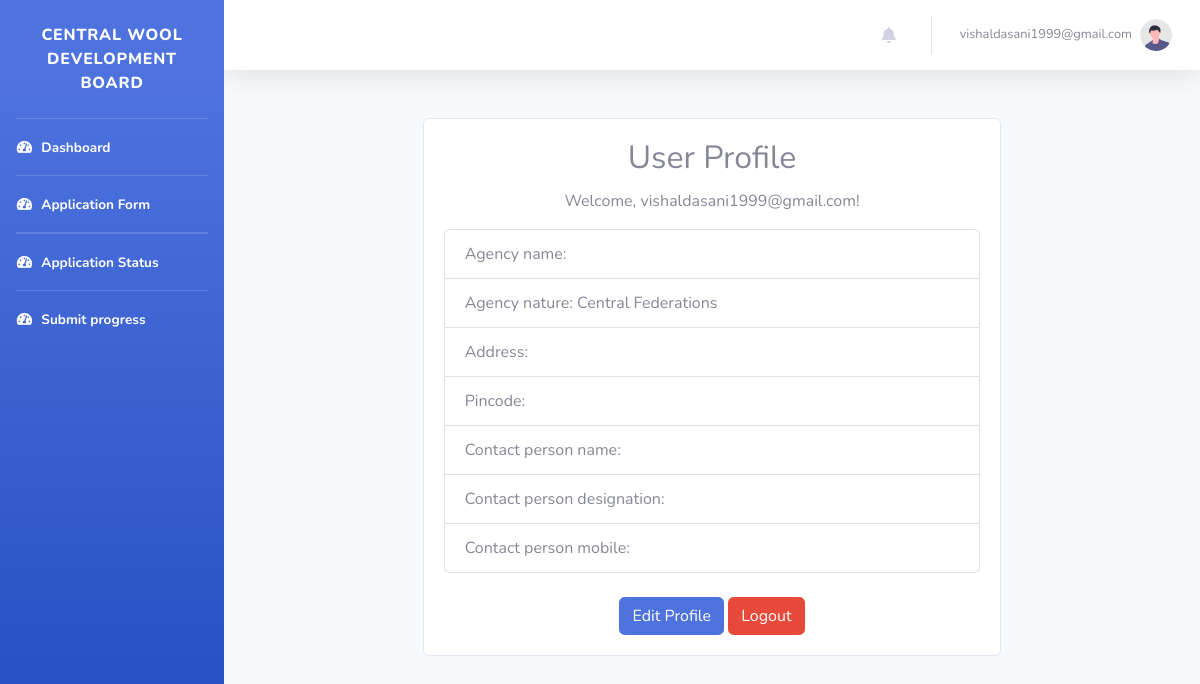
/dashboard/profile/ (signed in), run on the app's committed database.
### authapp/models.py (models this page shows, shortened)
class CustomUser(AbstractBaseUser, PermissionsMixin):
    AGENCY_NATURE_CHOICES = [
        ("Central Federations", "Central Federations"),
        ("State Federations", "State Federations"),
        ("Central Sheep & Wool Boards", "Central Sheep & Wool Boards"),
        ("State Sheep & Wool Boards", "State Sheep & Wool Boards"),
        ("UT Govt. Sheep & Wool Boards", "UT Govt. Sheep & Wool Boards"),
        ("UT Govt. Sheep & Wool Federations", "UT Govt. Sheep & Wool Federations"),
        ("State Govt. Corporations Federations", "State Govt. Corporations Federations"),
        ("Central Departments", "Central Departments"),
        ("State Departments", "State Departments"),
        ("UT Statutory Departments", "UT Statutory Departments"),
        ("Autonomous and Advisory Bodies Departments", "Autonomous and Advisory Bodies Departments"),
        ("State Cooperative Departments", "State Cooperative Departments"),
        ("UT Cooperative Departments", "UT Cooperative Departments"),
        ("Central Govt Cooperative Departments", "Central Govt Cooperative Departments"),
        ("Central Govt Animal Husbandry Department", "Central Govt Animal Husbandry Department"),
        ("State Govt. Animal Husbandry Department", "State Govt. Animal Husbandry Department"),
        ("UT Animal Husbandry Department", "UT Animal Husbandry Department"),
        ("State Industries Department", "State Industries Department"),
        ("Central Industries Department", "Central Industries Department"),
        ("UT Industries Department", "UT Industries Department"),
        ("Central Organizations", "Central Organizations"),
        ("State Organizations", "State Organizations"),
        ("UT Government Organizations", "UT Government Organizations"),
        ("Universities of State", "Universities of State"),
        ("Universities of Central Govt", "Universities of Central Govt"),
        ("Universities of UT", "Universities of UT"),
        ("Govt. marketing event organizers", "Govt. marketing event organizers"),
        ("Central Research & Development Institutions", "Central Research & Development Institutions"),
        ("State Research & Development Institutions", "State Research & Development Institutions"),
        ("UT Govts. Autonomous Research & Development Institutions", "UT Govts. Autonomous Research & Development Institutions"),
        ("Statutory Bodies Research & Development Institutions", "Statutory Bodies Research & Development Institutions"),
        ("Textiles Research Associations (TRAs)", "Textiles Research Associations (TRAs)"),
    ]
    is_staff = models.BooleanField(default=False)
    is_active = models.BooleanField(default=True)
    date_joined = models.DateTimeField(default=timezone.now)
    agency_name = models.CharField(max_length=100,blank=False,null=False,default="")
    agency_nature = models.CharField(
        max_length=56, choices=AGENCY_NATURE_CHOICES, default='Central Federations')
    registration_number = models.CharField(max_length=255, blank=True, null=True)
    address = models.TextField(default="",blank=False,null=False)
    pincode = models.CharField(max_length=10,blank=False,null=False,default="")
    contact_person_name = models.CharField(max_length=255,blank=False,null=False,default="")
    contact_person_designation = models.CharField(max_length=255,blank=False,null=False,default="")
    email = models.EmailField(_("email address"), unique=True,default="")
    contact_person_mobile = models.CharField(max_length=15,blank=False,null=False,default="")
    USERNAME_FIELD = "email"
    REQUIRED_FIELDS = []
    objects = CustomUserManager()

### authapp/views.py (the view)
# urls.py: path('dashboard/profile/', UserProfileView.as_view(), name='user_profile'),
@method_decorator(login_required, name='dispatch')
class UserProfileView(View):
    template_name = 'registration/user_profile.html'
    def get(self, request, *args, **kwargs):
        user = request.user
        return render(request, self.template_name, {'user': user})

### templates/registration/user_profile.html (shortened to what this page needs)
{% extends 'base_dashboard.html' %}
{% block content %}
  <div class="container mt-5">
    <div class="row">
      <div class="col-md-8 offset-md-2">
        <div class="card mx-auto text-center">
          <div class="card-body">
            <h2 class="card-title">User Profile</h2>
            <p class="card-text">Welcome, {{ user.email }}!</p>
            <ul class="list-group text-left">
              <li class="list-group-item">Agency name: {{ user.agency_name }}</li>
              <li class="list-group-item">Agency nature: {{ user.agency_nature }}</li>
              <li class="list-group-item">Address: {{ user.address }}</li>
              <li class="list-group-item">Pincode: {{ user.pincode }}</li>
              <li class="list-group-item">Contact person name: {{ user.contact_person_name }}</li>
              <li class="list-group-item">Contact person designation: {{ user.contact_person_designation }}</li>
              <li class="list-group-item">Contact person mobile: {{ user.contact_person_mobile }}</li>
            </ul>
            <br>
            <a class="btn btn-primary" href="{% url 'authapp:edit_profile' %}">Edit Profile</a>
            <a class="btn btn-danger" href="{% url 'authapp:logout' %}">Logout</a>
          </div>
        </div>
      </div>
    </div>
  </div>
{% endblock %}

### templates/base_dashboard.html (shortened to what this page needs)
{% load static %}
<!DOCTYPE html>
<html lang="en">
<head>
    <link href="{%static 'css/user_dashboard/all.min.css'%}" rel="stylesheet" type="text/css">
        <link rel="stylesheet" href="https://cdnjs.cloudflare.com/ajax/libs/font-awesome/5.15.3/css/all.min.css">
    <link href="{%static 'css/user_dashboard/sb-admin-2.min.css'%}" rel="stylesheet">
</head>
<body id="page-top">
    <div id="wrapper">
        <ul class="navbar-nav bg-gradient-primary sidebar sidebar-dark accordion" id="accordionSidebar">
             <br>
            <a class="sidebar-brand d-flex align-items-center justify-content-center" href="index.html">
                <div class="sidebar-brand-text mx-sm-2">Central Wool Development Board</div>
            </a>
            <br>
            <hr class="sidebar-divider my-0">
            <li class="nav-item active">
                <a class="nav-link" href="{% url 'authapp:dashboard' %}">
                    <i class="fas fa-fw fa-tachometer-alt"></i>
                    <span>Dashboard</span></a>
            </li>
             <hr class="sidebar-divider my-0">
             <li class="nav-item active">
                <a class="nav-link" href="{% url 'authapp:submit_proposal' %}">
                    <i class="fas fa-fw fa-tachometer-alt"></i>
                    <span>Application Form</span></a>
            </li>
             <hr class="sidebar-divider my-0">
             <hr class="sidebar-divider my-0">
             <li class="nav-item active">
                <a class="nav-link" href="{% url 'authapp:proposal_status' %}">
                    <i class="fas fa-fw fa-tachometer-alt"></i>
                    <span>Application Status</span></a>
            </li>
            <hr class="sidebar-divider my-0">
             <li class="nav-item active">
                <a class="nav-link" href="{% url 'authapp:progress_report' %}">
                    <i class="fas fa-fw fa-tachometer-alt"></i>
                    <span>Submit progress</span></a>
            </li>
        </ul>
        <div id="content-wrapper" class="d-flex flex-column">
            <div id="content">
                 <nav class="navbar navbar-expand navbar-light bg-white topbar mb-4 static-top shadow ">
                    <ul class="navbar-nav ml-auto">
<li class="nav-item dropdown no-arrow mx-1">
    <a class="nav-link dropdown-toggle" href="#" id="alertsDropdown" role="button"
        data-toggle="dropdown" aria-haspopup="true" aria-expanded="false">
        <i class="fas fa-bell fa-fw"></i>
    </a>
</li>
                        <li class="nav-item dropdown no-arrow">
                            <a class="nav-link dropdown-toggle" href="#" id="userDropdown" role="button"
                                data-toggle="dropdown" aria-haspopup="true" aria-expanded="false">
                                <span class="mr-2 d-none d-lg-inline text-gray-600 small">{{user.email}}</span>
                                <img class="img-profile rounded-circle"
                                    src="{%static 'img/undraw_profile.svg'%}">
                            </a>
                        </li>
                    </ul>
</nav>
                <div class="container-fluid">
                   {% block content %}{% endblock %}
                </div>
        </div>
    </div>
</body>
</html>

### data on the page
CustomUser: email "vishaldasani1999@gmail.com", agency_nature "Central Federations"
